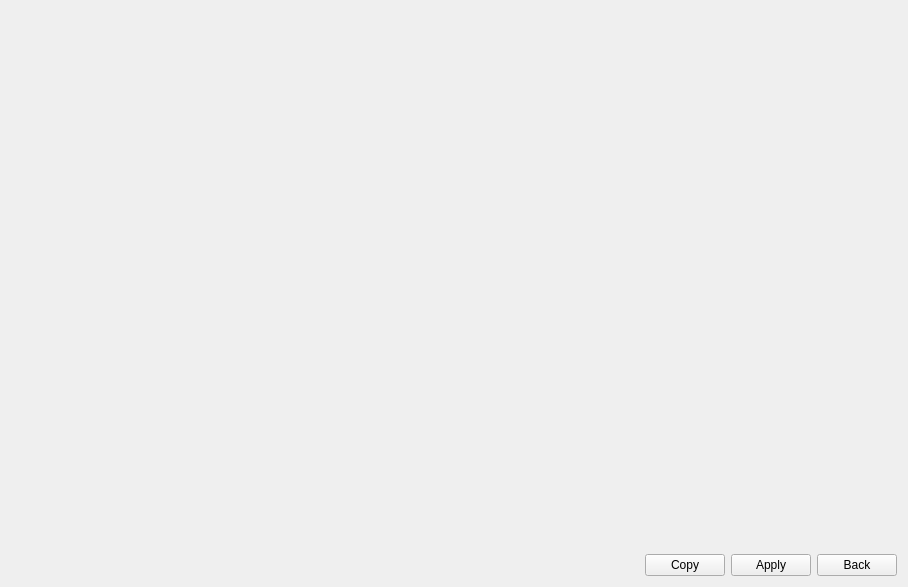
<?xml version="1.0" encoding="UTF-8"?>
<ui version="4.0">
 <class>SmartEvent</class>
 <widget class="QWidget" name="SmartEvent">
  <property name="geometry">
   <rect>
    <x>0</x>
    <y>0</y>
    <width>908</width>
    <height>587</height>
   </rect>
  </property>
  <property name="windowTitle">
   <string>Form</string>
  </property>
  <layout class="QVBoxLayout" name="verticalLayout">
   <item>
    <widget class="TabBar" name="tabBar" native="true">
     <property name="minimumSize">
      <size>
       <width>0</width>
       <height>30</height>
      </size>
     </property>
    </widget>
   </item>
   <item>
    <widget class="QWidget" name="widget" native="true">
     <property name="sizePolicy">
      <sizepolicy hsizetype="Preferred" vsizetype="Expanding">
       <horstretch>0</horstretch>
       <verstretch>0</verstretch>
      </sizepolicy>
     </property>
     <layout class="QGridLayout" name="gridLayout">
      <property name="leftMargin">
       <number>0</number>
      </property>
      <property name="topMargin">
       <number>0</number>
      </property>
      <property name="rightMargin">
       <number>0</number>
      </property>
      <property name="bottomMargin">
       <number>0</number>
      </property>
     </layout>
    </widget>
   </item>
   <item>
    <layout class="QHBoxLayout" name="horizontalLayout">
     <item>
      <widget class="WidgetMessage" name="widgetMessage" native="true"/>
     </item>
     <item>
      <spacer name="horizontalSpacer">
       <property name="orientation">
        <enum>Qt::Horizontal</enum>
       </property>
       <property name="sizeHint" stdset="0">
        <size>
         <width>40</width>
         <height>20</height>
        </size>
       </property>
      </spacer>
     </item>
     <item>
      <widget class="MyPushButton" name="pushButtonCopy">
       <property name="text">
        <string>Copy</string>
       </property>
      </widget>
     </item>
     <item>
      <widget class="MyPushButton" name="pushButton_apply">
       <property name="text">
        <string>Apply</string>
       </property>
      </widget>
     </item>
     <item>
      <widget class="MyPushButton" name="pushButton_back">
       <property name="text">
        <string>Back</string>
       </property>
      </widget>
     </item>
    </layout>
   </item>
  </layout>
 </widget>
 <customwidgets>
  <customwidget>
   <class>MyPushButton</class>
   <extends>QPushButton</extends>
   <header>mypushbutton.h</header>
  </customwidget>
  <customwidget>
   <class>WidgetMessage</class>
   <extends>QWidget</extends>
   <header>widgetmessage.h</header>
   <container>1</container>
  </customwidget>
  <customwidget>
   <class>TabBar</class>
   <extends>QWidget</extends>
   <header>tabbar.h</header>
   <container>1</container>
  </customwidget>
 </customwidgets>
 <resources/>
 <connections/>
</ui>
